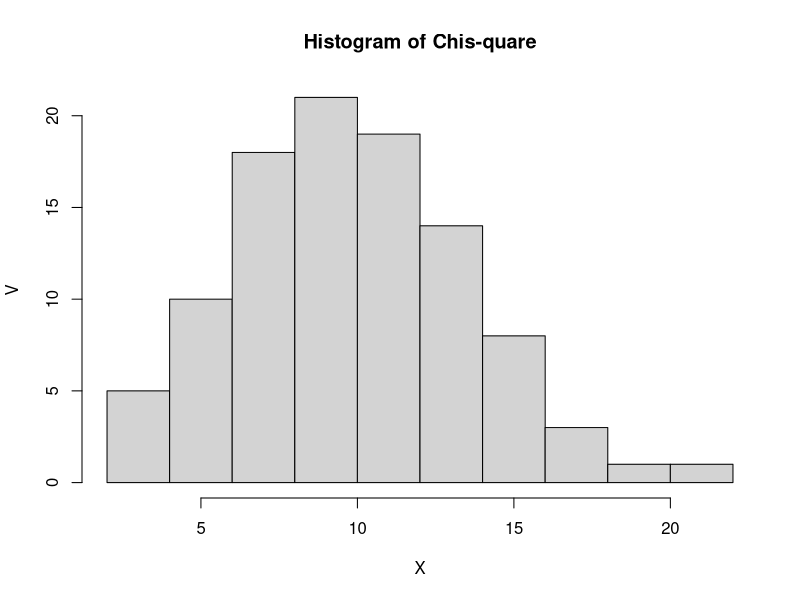

Source code (R):
#A
#Diketahui
x=2
v=10
#Menggunakan fungsi dhicsq
peluang4=dchisq(x,v,ncp=0,log=FALSE)
peluang4

#B
set.seed(0)
#Menggunakan fungsi rchisq
hist(rchisq(v,n=100),xlab="X", ylab="V", main="Histogram of Chis-quare")

#C
E=v 
E
Var=v*2 
Var

#Referensi
#https://www.rumusstatistik.com/2013/07/distribusi-khi-kuadrat-chi-square.html